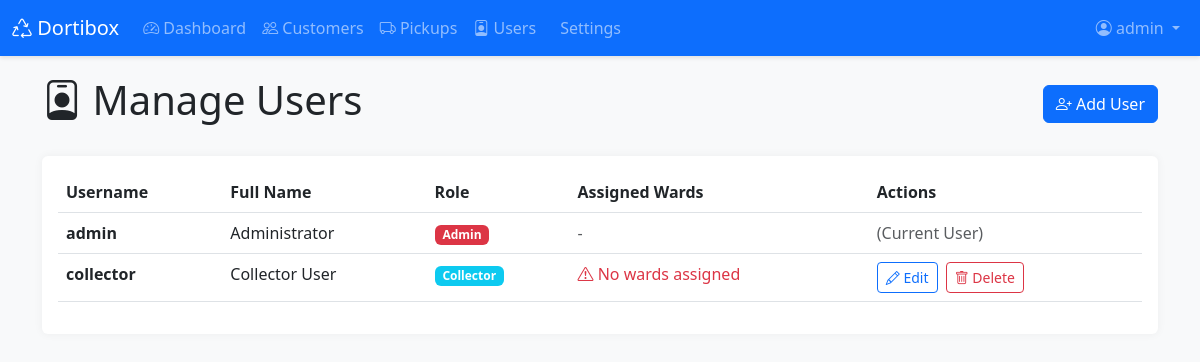
/admin/users (signed in), run on an earlier commit of the app's database.
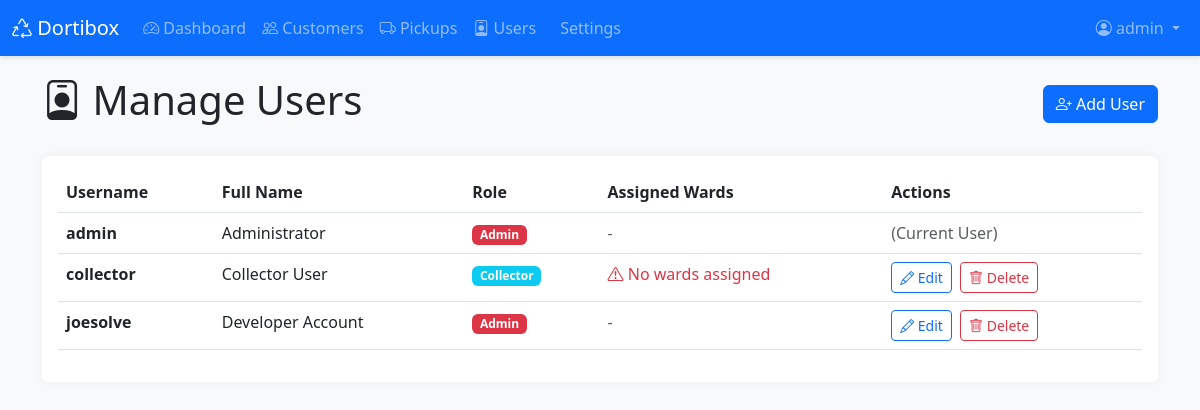
And on a later commit of the database.
### app.py (models this page shows, shortened)
class User(db.Model):
    id = db.Column(db.Integer, primary_key=True)
    username = db.Column(db.String(80), unique=True, nullable=False)
    password_hash = db.Column(db.String(200), nullable=False)
    role = db.Column(db.String(20), nullable=False)
    full_name = db.Column(db.String(100))
    assigned_wards = db.relationship('CollectorWard', backref='user', lazy=True, cascade='all, delete-orphan')
    def get_ward_names(self):
        return [cw.ward for cw in self.assigned_wards]

### app.py (the view)
@app.route('/admin/users')
@admin_required
def admin_users():
    users = User.query.all()
    return render_template('admin_users.html', users=users)

### app.py (called while the page is built)
@app.context_processor
def inject_now():
    return {
        'now': datetime.now,
        'abs': abs  # Add abs function
    }

def admin_required(f):
    @wraps(f)
    def decorated_function(*args, **kwargs):
        if 'user_id' not in session:
            flash('Please log in to access this page.', 'warning')
            return redirect(url_for('login'))
        user = User.query.get(session['user_id'])
        if user.role != 'admin':
            flash('You do not have permission to access this page.', 'danger')
            return redirect(url_for('dashboard'))
        return f(*args, **kwargs)
    return decorated_function

### templates/admin_users.html (shortened to what this page needs)
{% extends "base.html" %}
{% block content %}
<div class="container">
    <div class="d-flex justify-content-between align-items-center mb-4">
        <h1><i class="bi bi-person-badge"></i> Manage Users</h1>
        <a href="{{ url_for('add_user') }}" class="btn btn-primary">
            <i class="bi bi-person-plus"></i> Add User
        </a>
    </div>
    <div class="card">
        <div class="card-body">
            <div class="table-responsive">
                <table class="table table-hover">
                    <thead>
                        <tr>
                            <th>Username</th>
                            <th>Full Name</th>
                            <th>Role</th>
                            <th>Assigned Wards</th>
                            <th>Actions</th>
                        </tr>
                    </thead>
                    <tbody>
                        {% for user in users %}
                        <tr>
                            <td><strong>{{ user.username }}</strong></td>
                            <td>{{ user.full_name or '-' }}</td>
                            <td>
                                {% if user.role == 'admin' %}
                                <span class="badge bg-danger">Admin</span>
                                {% elif user.role == 'customer_care' %}
                                <span class="badge bg-warning text-dark">Customer Care</span>
                                {% else %}
                                <span class="badge bg-info">Collector</span>
                                {% endif %}
                            </td>
                            <td>
                                {% if user.role == 'collector' %}
                                    {% set ward_names = user.get_ward_names() %}
                                    {% if ward_names %}
                                        {% for w in ward_names %}
                                        <span class="badge bg-secondary">{{ w }}</span>
                                        {% endfor %}
                                    {% else %}
                                    <span class="text-danger"><i class="bi bi-exclamation-triangle"></i> No wards assigned</span>
                                    {% endif %}
                                {% else %}
                                <span class="text-muted">-</span>
                                {% endif %}
                            </td>
                            <td>
                                {% if user.id != session.user_id %}
                                <a href="{{ url_for('edit_user', id=user.id) }}" class="btn btn-sm btn-outline-primary me-1">
                                    <i class="bi bi-pencil"></i> Edit
                                </a>
                                <form method="POST" action="{{ url_for('delete_user', id=user.id) }}"
                                      style="display:inline;"
                                      onsubmit="return confirm('Are you sure you want to delete this user?');">
                                    <button type="submit" class="btn btn-sm btn-outline-danger">
                                        <i class="bi bi-trash"></i> Delete
                                    </button>
                                </form>
                                {% else %}
                                <span class="text-muted">(Current User)</span>
                                {% endif %}
                            </td>
                        </tr>
                        {% endfor %}
                    </tbody>
                </table>
            </div>
        </div>
    </div>
</div>
{% endblock %}

What changed in the data, as far as the page shows it:
added User: username "joesolve", full_name "Developer Account", role "Admin"
